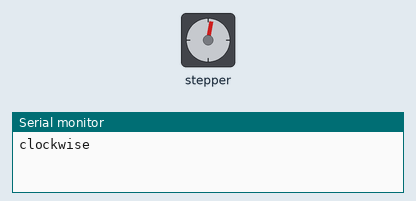
Bench run of a sketch on a simulated Arduino Uno, built with avr-gcc and run on an emulated ATmega328P. Shown: stepper motor, the last lines printed to the serial monitor. Stepper angles assume 400 steps per turn.

Above: at 0.05 s.
At 0.6 s:
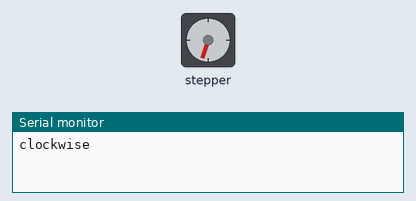
At 1.15 s:
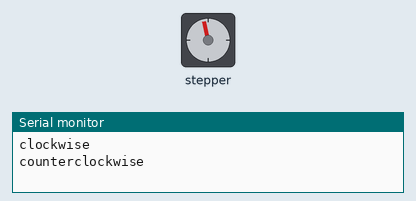
At 1.7 s:
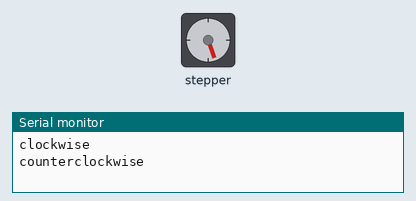
Timing chart, 0 to 5.1 s (numbered marks = the images above):
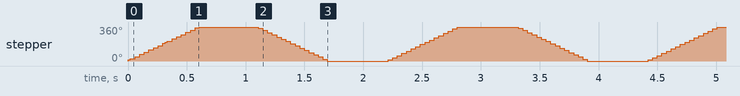

Measured:
- by itself, stepper: turns 360° clockwise in 0.60 s, then 360° counter-clockwise in 0.59 s, repeating every 2.2 s

The sketch:

sketch_stepper_l298n.ino
```cpp
// Include the Arduino Stepper Library
#include <Stepper.h>

// Number of steps per output rotation
const int stepsPerRevolution = 400;

// Create Instance of Stepper library
Stepper myStepper(stepsPerRevolution, 8, 9, 10, 11);


void setup()
{
  // set the speed (rpm):
  myStepper.setSpeed(100);
  // initialize the serial port:
  Serial.begin(9600);
}

void loop()
{
  // step one revolution in one direction:
  Serial.println("clockwise");
  myStepper.step(stepsPerRevolution);
  delay(500);

  // step one revolution in the other direction:
  Serial.println("counterclockwise");
  myStepper.step(-stepsPerRevolution);
  delay(500);
}
```
